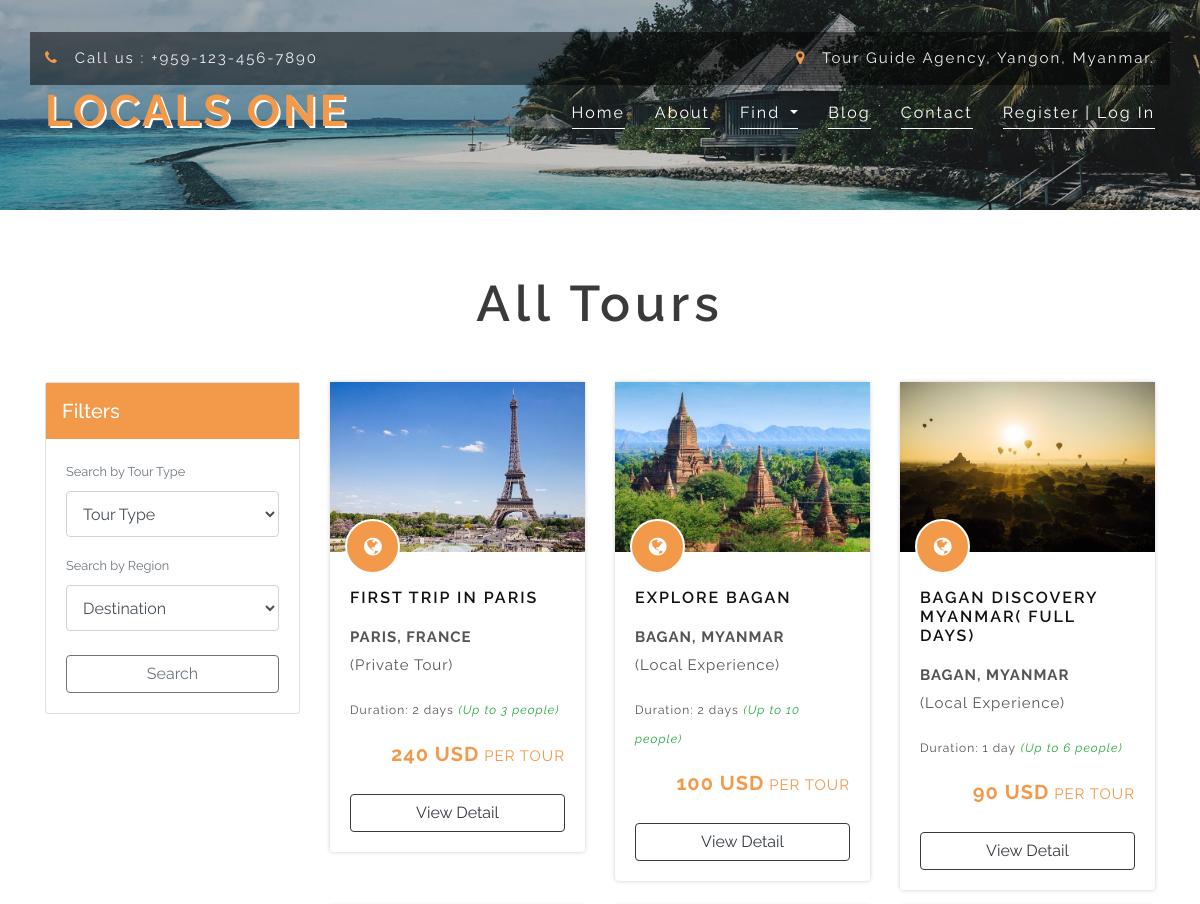
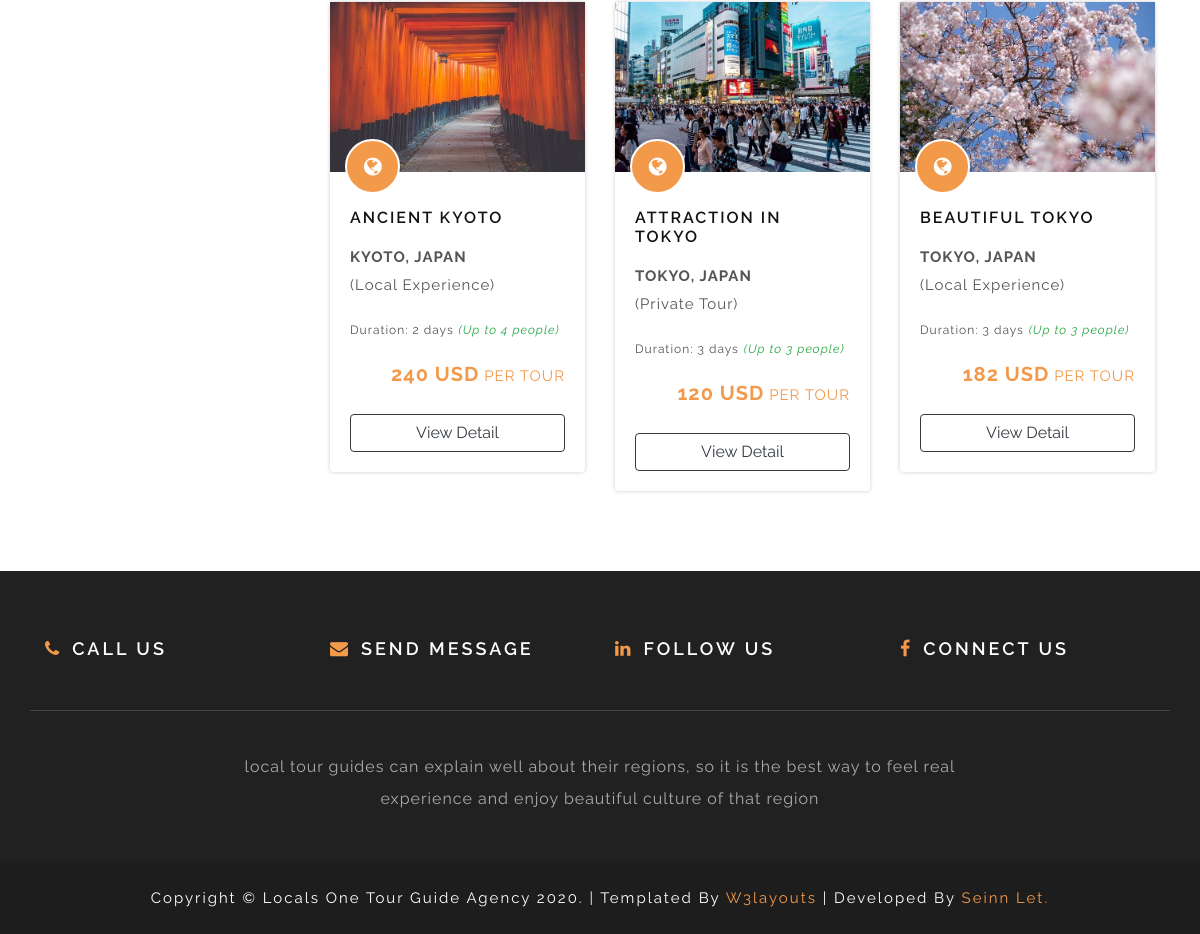
Screenshot of /index.php/tour/showall with the database file from the repository (2 pictures, top to bottom).
### tables this page shows
CREATE TABLE `tour` (
  `tourid` int(11) NOT NULL,
  `name` varchar(255) NOT NULL,
  `tourguideid` int(11) NOT NULL,
  `tourtypeid` int(11) NOT NULL,
  `transportationid` int(11) DEFAULT NULL,
  `transportation` varchar(255) DEFAULT NULL,
  `tourprice` double NOT NULL,
  `noofpeoplelimit` int(11) NOT NULL,
  `duration` int(11) NOT NULL,
  `image` varchar(255) NOT NULL,
  `description` text NOT NULL,
  `tourroute` text NOT NULL,
  `restriction` text NOT NULL,
  `meetingpoint` varchar(255) NOT NULL,
  `endingpoint` varchar(255) NOT NULL,
  `staffid` int(11) DEFAULT NULL,
  `regionid` int(11) NOT NULL,
  `status` varchar(30) NOT NULL,
  `created_at` timestamp NOT NULL DEFAULT current_timestamp()
);

CREATE TABLE `region` (
  `regionid` int(10) UNSIGNED NOT NULL,
  `regionname` varchar(255) NOT NULL,
  `country` varchar(255) NOT NULL
);

CREATE TABLE `tourtype` (
  `tourtypeid` int(11) NOT NULL,
  `name` varchar(100) NOT NULL
);

### application/controllers/Tour.php (called while the page is built, shortened)
<?php
	class Tour extends CI_Controller
	{
		function __construct ()
		{
			$this->load->helper('form');
			$this->load->helper('url');
			$this->load->helper('file');
			$this->load->helper('date');
			$this->load->library('calendar');
		}
		public function showall()
		{
			$data['tourtypelist'] = $this->Tourtype_mdl->tourtypelist();
			$data['regionlist'] = $this->Region_mdl->regionlist();
			$data['tourlist'] = $this->Tour_mdl->showall();
			$data['innerdata'] = 'tour_showall';
			$this->load->view('template', $data);
		}
	}
?>

### index.php (called while the page is built, shortened)
<?php
require_once BASEPATH.'core/CodeIgniter.php';

### application/models/Tour_mdl.php (called while the page is built, shortened)
<?php
	class Tour_mdl extends CI_Model
	{
		public function showall()
		{
			$this->db->select('tour.*, region.*, tourtype.name as `tourtypename`, tourguide.tourguidename');
			$this->db->from('tour');
			$this->db->join('region', 'tour.regionid = region.regionid');
			$this->db->join('tourtype', 'tour.tourtypeid = tourtype.tourtypeid');
			$this->db->join('tourguide', 'tour.tourguideid = tourguide.tourguideid');
			$this->db->where("tour.status", "approved");
			$this->db->order_by("tour.created_at", "desc");
			$sql = $this->db->get('');
			return $sql->result();
		}
	}
?>

### application/views/tour_showall.php (the view, shortened to what this page needs)
<div class="innerpage-banner">
	<div class="layer1">
	</div>
</div>
<section class="tours py-5">
	<div class="container py-3">
	<h3 class="heading text-center mb-md-5 mb-4"> <?php if (!isset($searchtourlist)) {echo 'All';} else {echo 'Searched';} ?> Tours </h3>
		<div class="row">
			<div class="col-md-3">
				<div class="card mb-4">
					<h5 class="p-3 text-white" style="background-color: #f2994a;">Filters</h5>
					<div class="card-body">
						<form method="post" action="<?= base_url().'index.php/Tour/search' ?>">
							<p class="text-secondary mb-2"><small>Search by Tour Type</small></p>
							<p>
								<div class="form-group">
									<select class="form-control rounded" name="tourtype">
										<option selected disabled>Tour Type</option>
									</select>
								</div>
							</p>
							<p class="text-secondary mb-2"><small>Search by Region</small></p>
							<p>
								<select class="form-control rounded" name="region">
									<option disabled selected>Destination</option>
								</select>
							</p>
							<p>
								<input type="submit" name="btnsearch"	value="Search" class="btn btn-outline-secondary btn-block mt-4">
							</p>
						</form>
					</div>
				</div>
			</div>
			<div class="col-md-9">
			<?php if (!isset($searchtourlist)): ?>
				<div class="row agile_inner_info">
				<?php
		      foreach ($tourlist as $tour):
		      $tourid = $tour->tourid;
		      $tourname = $tour->name;
		      $tourtypename = $tour->tourtypename;
		      $tourprice = $tour->tourprice;
		      $noofpeoplelimit = $tour->noofpeoplelimit;
		      $image = $tour->image;
		      $regionname = $tour->regionname;
		      $country = $tour->country;
		      $duration = $tour->duration;
		    ?>
				<div class="col-lg-4 col-md-6 w3_agile_services_grid mb-3">
					<div class="card">
						<div class="agile_services_grid">
							<div class="hover06 column">
								<div>
									<figure><img src="<?php echo base_url(); ?>assets/backend/img/tour/<?= $image ?>" alt="tour image" class="img-responsive"></figure>
								</div>
							</div>
							<div class="agile_services_grid_pos">
								<i class="fa fa-globe" aria-hidden="true"></i>
							</div>
						</div>
						<div class="card-body">
							<h4 style="font-size: 1em; letter-spacing: 2px; margin: 1em 0 0.5em;"><?= $tourname ?></h4>
							<p class="mt-3">
								<span class="font-weight-bold text-uppercase"><?= $regionname ?>, <?= $country ?> </span>
								<br>(<?= $tourtypename ?>)
							</p>
							<p class="my-3">
								<small>Duration: <?= $duration ?> <?php echo ($duration==1) ? 'day' : 'days' ?></small>
								<span class="text-success font-italic"><small>(Up to <?= $noofpeoplelimit ?> people)</small></span>
							</p>
							<p class="text-right">
								<span class="text-price  text-orange"><?= $tourprice ?> USD</span> <span class="text-orange">PER TOUR</span>
							</p>
							<a href="<?= base_url().'index.php/Tour/show/'.$tourid.'/'.date('Y').'/'.date('m') ?>" class="btn btn-outline-dark btn-block mt-4"> View Detail</a>
						</div>
					</div>
				</div>
				<?php endforeach; ?>
			</div>
				<?php endif ?>
		</div>
			</div>
		</div>
</section>

### assets/frontend/css/style.css (style rules this page uses)
body { padding:0; margin:0; background:#fff; position:relative; font-family: 'Raleway', sans-serif; }
body a { transition:0.5s all; -webkit-transition:0.5s all; -moz-transition:0.5s all; -o-transition:0.5s all; -ms-transition:0.5s all; }
input[type="button"],input[type="submit"],.contact-form input[type="submit"] { transition:0.5s all; -webkit-transition:0.5s all; -moz-transition:0.5s all; -o-transition:0.5s all; -ms-transition:0.5s all; }
h1,h2,h3,h4,h5,h6 { margin:0; font-family: 'Raleway', sans-serif; }
p { margin:0; }
img { width:100%; }
select.form-control:not([size]):not([multiple]) { height: calc(2.25rem + 10px); }
.form-control { border-radius: 0rem; }
h2.heading,h3.heading { font-size: 50px; text-transform: capitalize; font-weight: 600; letter-spacing: 5px; color: #3a3a3a; }
.w3_agile_services_grid { text-align: left; }
.agile_services_grid_pos { position: absolute; bottom: -13%; left: 6%; width: 55px; height: 55px; background: #f2994a; border-radius: 50px; border: 2px solid #fff; text-align: center; }
.agile_services_grid_pos i { font-size: 1.3em; color: #fff; line-height: 2.5em; }
.agile_services_grid figure { margin: 0; padding: 0; overflow: hidden; }
.hover06 figure img { -ms-transform: scale(1); -o-transform: scale(1); -moz-transform: scale(1); -webkit-transform: scale(1); transform: scale(1); -webkit-transition: .3s ease-in-out; transition: .3s ease-in-out; -moz-transition: .3s ease-in-out; -o-transition: .3s ease-in-out; -ms-transition: .3s ease-in-out; }
.agile_services_grid { position: relative; }
.w3_agile_services_grid .card, .tourguides .card, .blogs .card, #bookingdetail .card { box-shadow: 0px 0px 4px 0px rgba(0,0,0,0.2); border: 0; }
.text-orange, .readmore:hover { color: #f2994a !important; }
.text-price { font-weight: bold; font-size: 20px; }
.w3_agile_services_grid h4, .tourguides h4 { font-size: 1.2em; color: #111; margin: 2em 0 0.5em; letter-spacing: 4px; font-weight: 600; text-transform: uppercase; }
.w3_agile_services_grid p { color: #555; font-size: 15px; letter-spacing: 1px; line-height: 28px; }
.innerpage-banner { background: url(../images/banner1.jpg) no-repeat center; background-size: cover; min-height: 210px; }
.layer1 { background: rgba(37, 37, 37, 0.2); min-height: 210px; }

### rows the page displays
tour: image (picture), name "FIRST TRIP IN PARIS", regionid.regionname "PARIS", regionid.country "FRANCE", tourtypeid.name "Private Tour", duration "2", shows "days", noofpeoplelimit "3", tourprice "240"
tour: image (picture), name "EXPLORE BAGAN", regionid.regionname "BAGAN", regionid.country "MYANMAR", tourtypeid.name "Local Experience", duration "2", shows "days", noofpeoplelimit "10", tourprice "100"
tour: image (picture), name "BAGAN DISCOVERY MYANMAR( FULL DAYS)", regionid.regionname "BAGAN", regionid.country "MYANMAR", tourtypeid.name "Local Experience", duration "1", shows "day", noofpeoplelimit "6", tourprice "90"
tour: image (picture), name "ANCIENT KYOTO", regionid.regionname "KYOTO", regionid.country "JAPAN", tourtypeid.name "Local Experience", duration "2", shows "days", noofpeoplelimit "4", tourprice "240"
tour: image (picture), name "ATTRACTION IN TOKYO", regionid.regionname "TOKYO", regionid.country "JAPAN", tourtypeid.name "Private Tour", duration "3", shows "days", noofpeoplelimit "3", tourprice "120"
tour: image (picture), name "BEAUTIFUL TOKYO", regionid.regionname "TOKYO", regionid.country "JAPAN", tourtypeid.name "Local Experience", duration "3", shows "days", noofpeoplelimit "3", tourprice "182"
